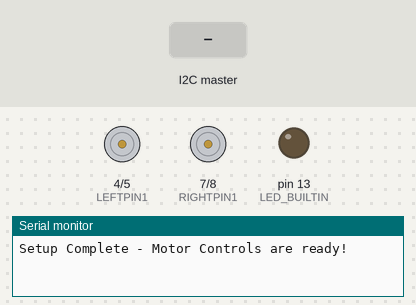
A sketch run on a simulated Arduino Uno, built with avr-gcc and run on an emulated ATmega328P. Parts: motor-driver pin pairs drawn as motors (green arrow = first pin HIGH = forward, orange = second pin HIGH = backward, longer = more drive, scaled by the enable pin), output pins drawn as LEDs (lit = HIGH), the last lines printed to the serial monitor. The inputs (shaded band) are chosen by the test bench.

Above: at 1.2 s.
1.3 s: the I2C master sends the byte 1
At 1.8 s:
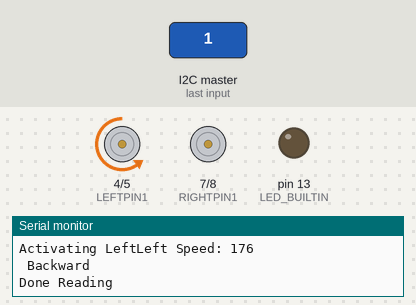
2.8 s: the I2C master sends the byte 2
At 4.0 s:
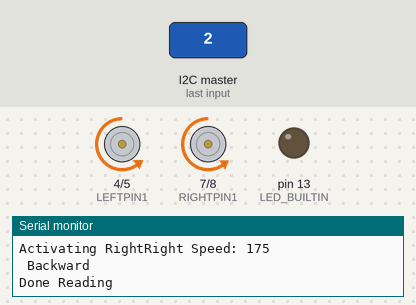
4.3 s: the I2C master sends the byte 200
At 5.4 s:
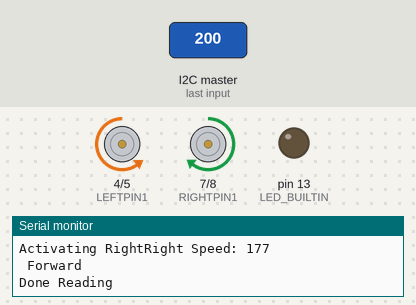
5.8 s: the I2C master sends the byte 90
At 6.6 s:
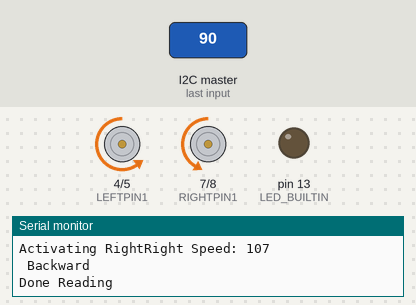
Timing chart, 0 to 8.3 s (numbered marks = the images above; inputs shaded):
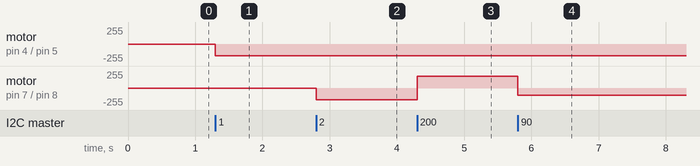

Measured:
- after the input at 1.3 s, motor on pin 4 (LEFTPIN1) / pin 5 (LEFTPIN2): stopped → backward 176/255 at once
- after the input at 2.8 s, motor on pin 7 (RIGHTPIN1) / pin 8 (RIGHTPIN2): stopped → backward 175/255 at once
- after the input at 4.3 s, motor on pin 7 (RIGHTPIN1) / pin 8 (RIGHTPIN2): backward 175/255 → forward 177/255 at once
- after the input at 5.8 s, motor on pin 7 (RIGHTPIN1) / pin 8 (RIGHTPIN2): forward 177/255 → backward 107/255 at once

The sketch:

MotorsMCU.ino
```cpp
//
//  Yellow Tank Robot v1.0
//  -- Motors controls through I2C by Raspberry pi --
//  Started: Oct 01, 2018
//  Author: Arnaud Thiercelin
//

#include <Wire.h>

// Left Motor
#define LEFTPIN1    4
#define LEFTPIN2    5
#define LEFTPWMPIN  6

// Right Motor
#define RIGHTPIN1   7
#define RIGHTPIN2   8
#define RIGHTPWMPIN 9

// Motor PWM settings
#define MOTOR_SLOWEST 100
#define MOTOR_FASTEST 255

// I2C

//
//  *** SETUP ***
//

void setup() {
  setupMotors();
  setupI2C();
  setupDebugging();
  Serial.println("Setup Complete - Motor Controls are ready!");
}

void setupMotors() {
  // Left Motor Pins
  pinMode(LEFTPIN1, OUTPUT);
  pinMode(LEFTPIN2, OUTPUT);
  pinMode(LEFTPWMPIN, OUTPUT);

  setLeftForward();

  // Right Motor Pins
  pinMode(RIGHTPIN1, OUTPUT);
  pinMode(RIGHTPIN2, OUTPUT);
  pinMode(RIGHTPWMPIN, OUTPUT);

  setRightForward();
}

void setupI2C() {
  Wire.begin(8);
  Wire.onReceive(receivedI2C);

}

void setupDebugging() {
  pinMode(LED_BUILTIN, OUTPUT);
  Serial.begin(9600);
}

//
//  *** LOOP ***
//


void loop() {

  delay(100);
}

void motorTestLoop() {
   for (int pwm = MOTOR_SLOWEST; pwm < MOTOR_FASTEST; pwm++) {
    analogWrite(LEFTPWMPIN, pwm);
    analogWrite(RIGHTPWMPIN, pwm);
    Serial.print(pwm);
    Serial.print("\n");
    delay(5);
  }

  for (int pwm = MOTOR_FASTEST; pwm >= MOTOR_SLOWEST - 30 ; pwm--) {
    analogWrite(LEFTPWMPIN, pwm);
    analogWrite(RIGHTPWMPIN, pwm);
    Serial.print(pwm);
    Serial.print("\n");
    delay(5);
  }


// After once, we stop
    analogWrite(LEFTPWMPIN, 0);
    analogWrite(RIGHTPWMPIN, 0);

    while (1) {
      digitalWrite(LED_BUILTIN, HIGH);   // turn the LED on (HIGH is the voltage level)
      delay(500);                       // wait for a second
      digitalWrite(LED_BUILTIN, LOW);    // turn the LED off by making the voltage LOW
      delay(500);
    }
}

//
//  *** I2C ***
//

void receivedI2C() {
    Serial.println("---");
    while (Wire.available()) {
      // Read commands
      int data = Wire.read();

      Serial.print("I2C Received: ");
      Serial.println(data);
      handleMotorCommand(data);
    }
    Serial.println("Done Reading");
}

//
//  *** MOTORS FUNCTIONS ***
//

// LEFT MOTORS

void handleMotorCommand(int i2cValue) {
// Commands are defined as such.
// - Values sent are between [0, 200]
// - Values are then mapped to [-100, 100]
// - Positive values means forwards
// - Negative values means bacwards
// - Odd values means Left
// - Even values means Right

  if (i2cValue == 0) {
    return;
  }

  int commandValue = i2cValue - 100;
  Serial.print("Command Receive: ");
  Serial.println(commandValue);

  if (commandValue == 0) {
    setLeftSpeed(0);
    setRightSpeed(0);
    Serial.println("Stopping");
  } else if (commandValue % 2) {
    Serial.print("Activating Left");
    if (commandValue > 0) {
      setLeftForward();
      setLeftSpeed(abs(commandValue));
      Serial.println(" Forward");
    } else {
      setLeftBackward();
      setLeftSpeed(abs(commandValue));
      Serial.println (" Backward");
    }
  } else {
    Serial.print("Activating Right");
    if (commandValue > 0) {
      setRightForward();
      setRightSpeed(abs(commandValue));
      Serial.println(" Forward");
    } else {
      setRightBackward();
      setRightSpeed(abs(commandValue));
      Serial.println (" Backward");
    }
  }
}

void setLeftSpeed(int speedValue) {
  static int currentSpeed = 0;
  int pwm = currentSpeed;

  if (speedValue == 0) {
    pwm = 0;
  } else {
    pwm = map(speedValue, 0, 200, MOTOR_SLOWEST, MOTOR_FASTEST);
  }
//  for (int pwm = MOTOR_SLOWEST; pwm < MOTOR_FASTEST; pwm++) {
    analogWrite(LEFTPWMPIN, pwm);
    Serial.print("Left Speed: ");
    Serial.println(pwm);
//    delay(5);
//  }

  currentSpeed = pwm;
}

void setLeftForward() {
  digitalWrite(LEFTPIN1, HIGH);
  digitalWrite(LEFTPIN2, LOW);
}

void setLeftBackward() {
  digitalWrite(LEFTPIN1, LOW);
  digitalWrite(LEFTPIN2, HIGH);
}

// RIGHT MOTORS

void setRightSpeed(int speedValue) {
  static int currentSpeed = 0;
  int pwm = currentSpeed;

  if (speedValue == 0) {
    pwm = 0;
  } else {
    pwm = map(speedValue, 0, 200, MOTOR_SLOWEST, MOTOR_FASTEST);
  }
//  for (int pwm = MOTOR_SLOWEST; pwm < MOTOR_FASTEST; pwm++) {
    analogWrite(RIGHTPWMPIN, pwm);
    Serial.print("Right Speed: ");
    Serial.println(pwm);
//    delay(5);
//  }

  currentSpeed = pwm;
}

void setRightForward() {
  digitalWrite(RIGHTPIN1, HIGH);
  digitalWrite(RIGHTPIN2, LOW);
}

void setRightBackward() {
  digitalWrite(RIGHTPIN1, LOW);
  digitalWrite(RIGHTPIN2, HIGH);
}
```
